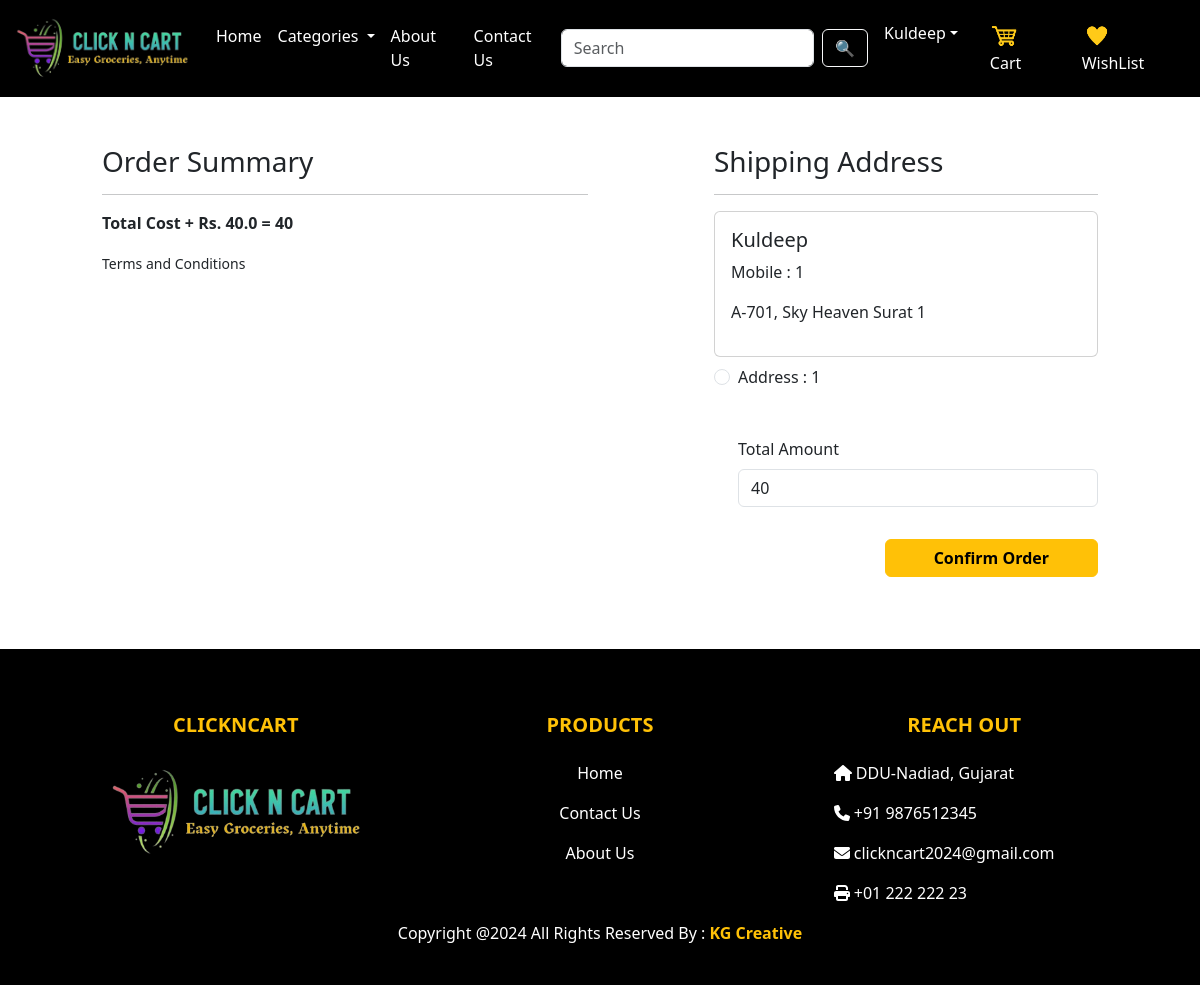
Screenshot of /checkout/ (signed in) with the database file from the repository.
### firstapp/models.py (models this page shows, shortened)
class Customer(models.Model):
    user = models.ForeignKey(User, on_delete=models.CASCADE)
    name = models.CharField(max_length=100)
    locality = models.CharField(max_length=100)
    city = models.CharField(max_length=100)
    mobile = models.IntegerField(default=0)
    zipcode = models.IntegerField()

### firstapp/views.py (the view, shortened to what this page needs)
# urls.py: path("checkout/", views.checkout.as_view(), name="checkout"),
@method_decorator(login_required, name='dispatch')
class checkout(View):
    def get(self, request):
        totalitem=0
        wishlistitem=0
        if request.user.is_authenticated:
            totalitem = len(Cart.objects.filter(user = request.user))
            wishlistitem = len(Wishlist.objects.filter(user = request.user))
        user = request.user
        add = Customer.objects.filter(user = user)
        cart = Cart.objects.filter(user = user)
        famount = 0
        for p in cart :
            value = p.quantity * p.product.discounted_price
            famount += value
        totalamount = famount + 40
        return render(request, "firstapp/checkout.html", locals())

### firstapp/templates/firstapp/checkout.html (shortened to what this page needs)
{% extends 'firstapp/basefile.html' %}
{% load static %}
{% block main-content %}
<div class="row mt-5">
    <div class="col-sm-5 offset-sm-1">
        <h3>Order Summary</h3>
        <hr>
        <p class="fw-bold">Total Cost + Rs. 40.0 = {{totalamount}}</p>
        <small>Terms and Conditions</small>
    </div>
    <div class="col-sm-4 offset-sm-1">
        <h3>Shipping Address</h3>
        <hr>
        <form method="post" id="checkout-form">
            {% if add %}
            {% for address in add %}
            <div class="card">
                <div class="card-body">
                    <h5>{{address.name}}</h5>
                    <p>Mobile : {{address.mobile}}</p>
                    <p>{{address.locality}} {{address.city}} {{address.zipcode}}</p>
                </div>
            </div>
            <div class="form-check mt-2 mb-5">
                <input type="radio" class="form-check-input" name="custid" id="custadd{{forloop.counter}}"
                    value="{{address.id}}">
                <label for="custadd{{forloop.counter}}" class="form-check-label">
                    Address : {{forloop.counter}}
                </label>
            </div>
            {% endfor %}
            {% else %}
            <p>No Address found. Please add address in your profile.</p>
            {% endif %}
            <div class="form-check mb-3">
                <label for="totalamount" class="form-label">Total Amount</label>
                <input type="number" class="form-control" name="totamount" value="{{totalamount}}" readonly>
            </div>
            <div class="text-end">
                <button id="placeorder" type="submit" class="btn btn-warning mt-3 px-5 fw-bold" {% if not add %}disabled{% endif %}>Confirm Order</button>
            </div>
        </form>
    </div>
</div>
{% endblock main-content %}

### firstapp/templates/firstapp/basefile.html (shortened to what this page needs)
<!DOCTYPE html>
{% load static %}
<html lang="en">
<head>
    <link href="https://cdn.jsdelivr.net/npm/bootstrap@5.3.3/dist/css/bootstrap.min.css" rel="stylesheet"
>
    <link rel="stylesheet" href="{% static 'firstapp/css/all.min.css' %}">
    <link rel="stylesheet" href="{% static 'firstapp/css/owl.carousel.min.css' %}">
    <link rel="stylesheet" href="{% static '/firstapp/css/style.css' %}">
</head>
<body>
    <nav class="navbar navbar-expand-lg navbar-dark bg-black">
        <div class="container-fluid">
            <a class="navbar-brand" href="{% url 'home' %}">
                <img src="{% static 'firstapp/images/logo.png' %}" width="180" height="auto">
            </a>
            <div class="collapse navbar-collapse" id="navbarSupportedContent">
                <ul class="navbar-nav me-auto mb-2 mb-lg-0">
                    {% if request.user.is_authenticated %}
                    <li class="nav-item">
                        <a class="nav-link active text-white" aria-current="page" href="{% url 'home' %}">Home</a>
                    </li>
                    <li class="nav-item dropdown">
                        <a class="nav-link dropdown-toggle text-white" href="#" role="button" data-bs-toggle="dropdown"
                            aria-expanded="false">
                            Categories
                        </a>
                    </li>
                    <li class="nav-item ">
                        <a class="nav-link text-white" href="{% url 'aboutus' %}">About Us</a>
                    </li>
                    <li class="nav-item">
                        <a class="nav-link text-white" href="{% url 'contact' %}">Contact Us</a>
                    </li>
                </ul>
                <form  class="d-flex" role="search" method="get" action="{% url 'search' %}">
                    <input class="form-control me-2" type="search" name="search" placeholder="Search" aria-label="Search">
                    <button class="btn btn-outline-light" type="submit">&#128269;</button>
                </form>
            </div>
            <ul class="navbar-nav me-auto mb-2 mb-lg-0">
                <li class="nav-item dropdown mx-2">
                    <a class="nav-link dropdown-toggle text-white" href="#" id="profiledropdownmenu" role="button"
                        data-bs-toggle="dropdown" aria-expanded="false">{{ request.user.username|title }}</a>
                </li>
                <li class="nav-item mx-2">
                    <a href="{% url 'showcart' %}" class="nav-link text-white"><img class="cart-icon" src="{% static 'firstapp/images/products/cart.png' %}" style="width: 30px; height: auto;">Cart </a>
                </li>
                <li class="nav-item mx-2">
                    <a href="{% url 'showwishlist' %}" class="nav-link text-white"><img src="{% static 'firstapp/images/products/heart.png' %}" class="heart-icon" style="width: 30px; height: auto;">WishList </a>
                </li>
                {% endif %}
            </ul>
        </div>
    </nav>
    {% block main-content %}{% endblock main-content %}
    <br><br><br>
    <footer class="bg-black text-white pt-5 pb-4">
        <div class="container text-center text-md-left" >
            <div class="row text-center text-md-left">
                <div class="col-md-3 col-lg-3 col-xl-3 mx-auto mt-3">
                    <h5 class="text-uppercase mb-4 fw-bold text-warning">ClicknCart</h5>
                    <img src="{% static 'firstapp/images/logo.png' %}" width="100%">
                </div>
                <div class="col-md-3 col-lg-2 col-xl-2 mx-auto mt-3">
                    <h5 class="text-uppercase mb-4 fw-bold text-warning">Products</h5>
                    <p><a href="{% url 'home' %}" class="text-white text-decoration-none">Home</a></p>
                    <p><a href="{% url 'contact' %}" class="text-white text-decoration-none">Contact Us</a></p>
                    <p><a href="{% url 'aboutus' %}" class="text-white text-decoration-none">About Us</a></p>
                </div>
                <div class="col-md-4 col-lg-3 col-xl-3 mx-auto mt-3">
                    <h5 class="text-uppercase mb-4 fw-bold text-warning">Reach Out</h5>
                    <p style="text-align: left;"><i class="fas fa-home mr-3"></i>  DDU-Nadiad, Gujarat</p>
                    <p style="text-align: left;"><i class="fas fa-phone mr-3"></i>  +91 9876512345</p>
                    <p style="text-align: left;"><i class="fas fa-envelope mr-3"></i>  clickncart2024@gmail.com</p>
                    <p style="text-align: left;"><i class="fas fa-print mr-3"></i>  +01 222 222 23</p>
                </div>
            </div>
            <div class="row text-center">
                <p> Copyright @2024 All Rights Reserved By :
                    <a href="{% url 'contact' %}" class="text-decoration-none fw-bold text-warning">KG Creative</a>
                </p>
            </div>
        </div>
    </footer>
</body>
</html>

### firstapp/static/firstapp/css/style.css (style rules this page uses)
html { scroll-behavior: smooth; }
.d-flex { align-items: center; }

### rows the page displays
Customer: name "Kuldeep", mobile "1", locality "A-701, Sky Heaven", city "Surat", zipcode "1"

### other values shown
{{ request.user.username|title }} "Kuldeep"
{{ totalamount }} "40"
